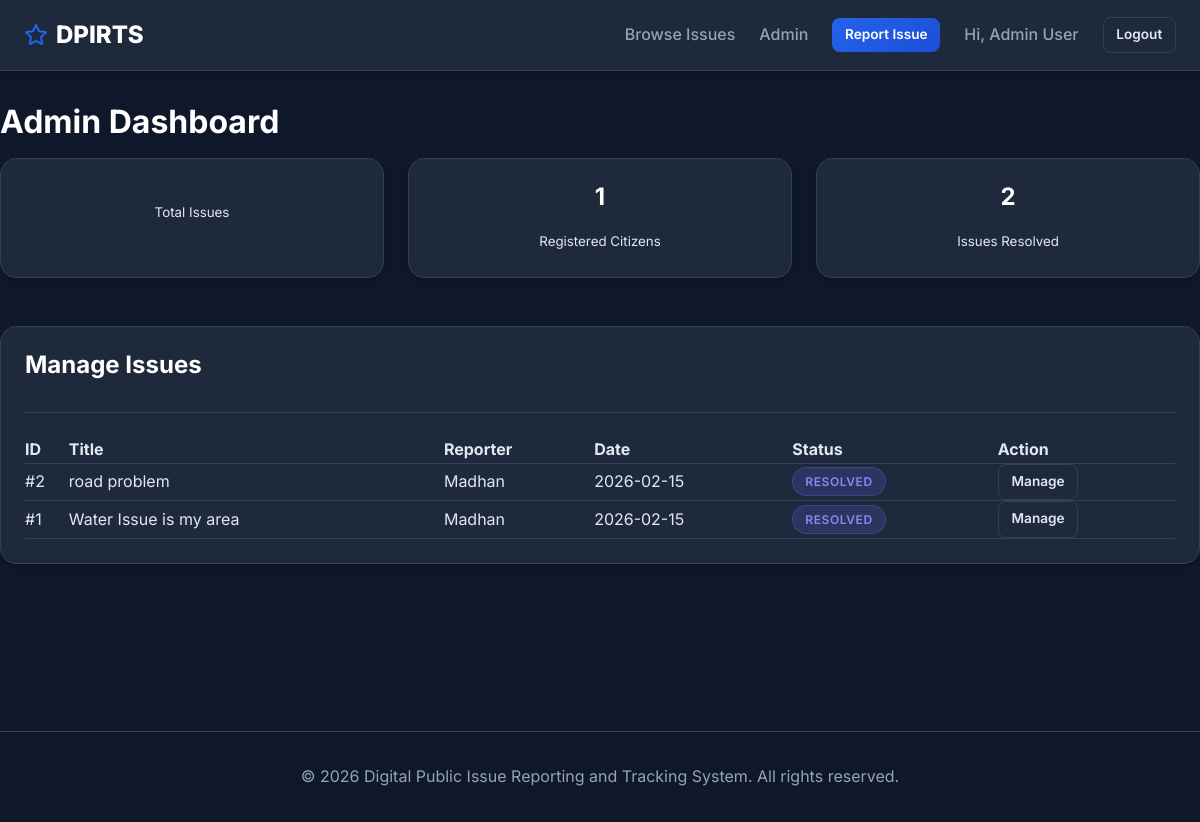
The page /admin (signed in) on the database its author committed.
### tables this page shows
CREATE TABLE users (
            id INTEGER PRIMARY KEY AUTOINCREMENT,
            name TEXT NOT NULL,
            email TEXT UNIQUE NOT NULL,
            phone TEXT,
            password_hash TEXT NOT NULL,
            role TEXT DEFAULT 'citizen',
            created_at TIMESTAMP DEFAULT CURRENT_TIMESTAMP
        );

CREATE TABLE issues (
            id INTEGER PRIMARY KEY AUTOINCREMENT,
            title TEXT NOT NULL,
            category TEXT NOT NULL,
            priority TEXT DEFAULT 'Medium',
            location TEXT NOT NULL,
            description TEXT NOT NULL,
            image_path TEXT,
            status TEXT DEFAULT 'Submitted',
            user_id INTEGER NOT NULL,
            created_at TIMESTAMP DEFAULT CURRENT_TIMESTAMP,
            updated_at TIMESTAMP DEFAULT CURRENT_TIMESTAMP,
            FOREIGN KEY (user_id) REFERENCES users(id)
        );

### app.py (the view)
@app.route('/admin')
@admin_required
def admin_dashboard():
    db = get_db()
    issues = db.execute(
        'SELECT i.*, u.name as reporter_name FROM issues i JOIN users u ON i.user_id = u.id ORDER BY i.created_at DESC'
    ).fetchall()
    total = len(issues)
    submitted = sum(1 for i in issues if i['status'] == 'Submitted')
    under_review = sum(1 for i in issues if i['status'] == 'Under Review')
    in_progress = sum(1 for i in issues if i['status'] == 'In Progress')
    resolved = sum(1 for i in issues if i['status'] in ('Resolved', 'Closed'))
    total_users = db.execute('SELECT COUNT(*) FROM users WHERE role = ?', ('citizen',)).fetchone()[0]
    return render_template('admin.html',
        issues=issues, total=total, submitted=submitted,
        under_review=under_review, in_progress=in_progress,
        resolved=resolved, total_users=total_users)

### app.py (called while the page is built)
def get_db():
    if 'db' not in g:
        g.db = sqlite3.connect(DATABASE)
        g.db.row_factory = sqlite3.Row
        g.db.execute("PRAGMA foreign_keys = ON")
    return g.db

def admin_required(f):
    @wraps(f)
    def decorated(*args, **kwargs):
        if 'user_id' not in session:
            flash('Please login to access this page.', 'warning')
            return redirect(url_for('login'))
        if session.get('role') != 'admin':
            flash('Admin access required.', 'danger')
            return redirect(url_for('dashboard'))
        return f(*args, **kwargs)
    return decorated

@app.context_processor
def inject_user():
    user = None
    if 'user_id' in session:
        db = get_db()
        user = db.execute('SELECT * FROM users WHERE id = ?', (session['user_id'],)).fetchone()
    return dict(current_user=user)

### templates/admin.html (shortened to what this page needs)
{% extends "base.html" %}
{% block content %}
<div class="row">
    <div class="col-md-12">
        <h2>Admin Dashboard</h2>
        <div class="grid grid-3 mb-4">
            <div class="card text-center p-3">
                <small>Total Issues</small>
            </div>
            <div class="card text-center p-3">
                <h3>{{ total_users }}</h3>
                <small>Registered Citizens</small>
            </div>
            <div class="card text-center p-3">
                <h3>{{ resolved }}</h3>
                <small>Issues Resolved</small>
            </div>
        </div>
        <div class="card">
            <div class="card-header">
                <h3>Manage Issues</h3>
            </div>
            <div class="card-body">
                <div class="table-responsive">
                    <table class="table" style="width: 100%; text-align: left; border-collapse: collapse;">
                        <thead>
                            <tr style="border-bottom: 1px solid var(--border);">
                                <th class="p-2">ID</th>
                                <th class="p-2">Title</th>
                                <th class="p-2">Reporter</th>
                                <th class="p-2">Date</th>
                                <th class="p-2">Status</th>
                                <th class="p-2">Action</th>
                            </tr>
                        </thead>
                        <tbody>
                            {% for issue in issues %}
                            <tr style="border-bottom: 1px solid var(--border);">
                                <td class="p-2">#{{ issue.id }}</td>
                                <td class="p-2">{{ issue.title }}</td>
                                <td class="p-2">{{ issue.reporter_name }}</td>
                                <td class="p-2">{{ issue.created_at[:10] }}</td>
                                <td class="p-2">
                                    <span class="badge badge-{{ issue.status.lower().replace(' ', '-') }}">{{
                                        issue.status }}</span>
                                </td>
                                <td class="p-2">
                                    <a href="{{ url_for('issue_detail', issue_id=issue.id) }}"
                                        class="btn btn-outline btn-sm">Manage</a>
                                </td>
                            </tr>
                            {% endfor %}
                        </tbody>
                    </table>
                </div>
            </div>
        </div>
    </div>
</div>
{% endblock %}

### templates/base.html (shortened to what this page needs)
<!DOCTYPE html>
<html lang="en">
<head>
    <link rel="stylesheet" href="{{ url_for('static', filename='css/style.css') }}">
</head>
<body>
    <nav class="navbar">
        <div class="container nav-container">
            <a href="{{ url_for('index') }}" class="logo">
                <svg width="24" height="24" viewBox="0 0 24 24" fill="none" stroke="currentColor" stroke-width="2" stroke-linecap="round" stroke-linejoin="round"><path d="M12 2l3.09 6.26L22 9.27l-5 4.87 1.18 6.88L12 17.77l-6.18 3.25L7 14.14 2 9.27l6.91-1.01L12 2z"></path></svg>
                <span>DPIRTS</span>
            </a>
            <div class="nav-links">
                <a href="{{ url_for('issues_list') }}" class="nav-link">Browse Issues</a>
                {% if session.get('user_id') %}
                    {% if session.get('role') == 'admin' %}
                        <a href="{{ url_for('admin_dashboard') }}" class="nav-link">Admin</a>
                    {% else %}
                        <a href="{{ url_for('dashboard') }}" class="nav-link">Dashboard</a>
                    {% endif %}
                    <a href="{{ url_for('report_issue') }}" class="btn btn-primary btn-sm">Report Issue</a>
                    <div class="user-menu">
                        <span class="nav-link">Hi, {{ session.get('user_name', 'User') }}</span>
                    </div>
                    <a href="{{ url_for('logout') }}" class="btn btn-outline btn-sm">Logout</a>
                {% else %}
                    <a href="{{ url_for('login') }}" class="nav-link">Login</a>
                    <a href="{{ url_for('register') }}" class="btn btn-primary btn-sm">Register</a>
                {% endif %}
            </div>
        </div>
    </nav>
    <div class="container main-content">
        {% block content %}{% endblock %}
    </div>
    <footer>
        <div class="container">
            <p>&copy; 2026 Digital Public Issue Reporting and Tracking System. All rights reserved.</p>
        </div>
    </footer>
</body>
</html>

### static/css/style.css (style rules this page uses)
:root { --primary: #2563eb; --primary-dark: #1d4ed8; --secondary: #475569; --success: #10b981; --danger: #ef4444; --warning: #f59e0b; --info: #3b82f6; --dark: #0f172a; --dark-lighter: #1e293b; --light: #f8fafc; --gray: #94a3b8; --text: #e2e8f0; --text-muted: #94a3b8; --border: #334155; --shadow: 0 4px 6px -1px rgba(0, 0, 0, 0.1), 0 2px 4px -1px rgba(0, 0, 0, 0.06); --card-bg: #1e293b; --body-bg: #0f172a; }
* { box-sizing: border-box; margin: 0; padding: 0; }
body { font-family: 'Inter', system-ui, -apple-system, sans-serif; background-color: var(--body-bg); color: var(--text); line-height: 1.6; }
a { text-decoration: none; color: inherit; transition: all 0.2s; }
h1, h2, h3, h4, h5, h6 { color: #fff; font-weight: 700; line-height: 1.2; margin-bottom: 1rem; }
h2 { font-size: 2rem; }
h3 { font-size: 1.5rem; }
.container { max-width: 1200px; margin: 0 auto; padding: 0 1.5rem; }
.main-content { min-height: calc(100vh - 140px); padding: 2rem 0; }
.navbar { background-color: var(--dark-lighter); border-bottom: 1px solid var(--border); padding: 1rem 0; position: sticky; top: 0; z-index: 1000; box-shadow: var(--shadow); }
.nav-container { display: flex; justify-content: space-between; align-items: center; }
.logo { font-size: 1.5rem; font-weight: 800; color: var(--primary); display: flex; align-items: center; gap: 0.5rem; }
.logo span { color: #fff; }
.nav-links { display: flex; gap: 1.5rem; align-items: center; }
.nav-link { color: var(--text-muted); font-weight: 500; }
.btn { display: inline-flex; align-items: center; justify-content: center; padding: 0.6rem 1.2rem; border-radius: 0.5rem; font-weight: 600; cursor: pointer; border: none; transition: all 0.2s; gap: 0.5rem; font-size: 0.95rem; }
.btn-primary { background: linear-gradient(135deg, var(--primary), var(--primary-dark)); color: white; }
.btn-outline { background: transparent; border: 1px solid var(--border); color: var(--text); }
.btn-sm { padding: 0.4rem 0.8rem; font-size: 0.85rem; }
.card { background-color: var(--card-bg); border-radius: 1rem; border: 1px solid var(--border); padding: 1.5rem; margin-bottom: 1.5rem; box-shadow: var(--shadow); }
.card-header { display: flex; justify-content: space-between; align-items: center; margin-bottom: 1.5rem; padding-bottom: 1rem; border-bottom: 1px solid var(--border); }
.badge { display: inline-block; padding: 0.25rem 0.75rem; border-radius: 2rem; font-size: 0.75rem; font-weight: 600; text-transform: uppercase; letter-spacing: 0.05em; }
.badge-resolved { background: rgba(99, 102, 241, 0.2); color: #818cf8; border: 1px solid rgba(99, 102, 241, 0.3); }
.grid { display: grid; gap: 1.5rem; }
.grid-3 { grid-template-columns: repeat(auto-fit, minmax(250px, 1fr)); }
footer { border-top: 1px solid var(--border); padding: 2rem 0; text-align: center; color: var(--text-muted); margin-top: auto; }
.text-center { text-align: center; }
.mb-4 { margin-bottom: 1.5rem; }

### rows shown on the page
users: get "Admin User"
issues: id "2", title "road problem", reporter_name "Madhan", created_at "2026-02-15", status "RESOLVED"
issues: id "1", title "Water Issue is my area", reporter_name "Madhan", created_at "2026-02-15", status "RESOLVED"

### other values the page prints
{{ total_users }} "1"
{{ resolved }} "2"
